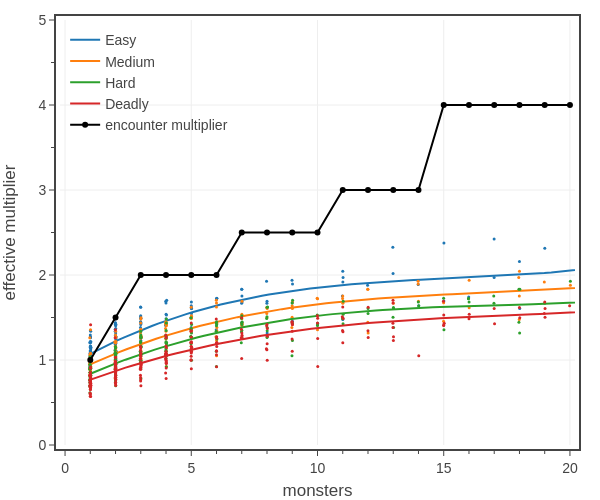

Notebook code for this chart:
### Code cell
# Fig. 5: Plots the effective encounter multiplier vs the number of monsters for official 5e XP

# pc stats
classes = list(PC_CLASSES.keys())
pc_data_file = f'../../_classes/xp-and-player-characters/pc data - Medium 2 short rests.json'
dfP = load_pc_data(pc_data_file, [
    'class','level',
    'hit points mean',
    'hit points multiplier',
    'damage per round mean',
    'attack bonus','armor class',
    'encounter XP mean'
])
dfP['adj hit points mean'] = dfP['hit points mean']*dfP['hit points multiplier']
dfP = dfP.rename({
    'adj hit points mean': 'adj HP', 
    'damage per round mean': 'adj DPR', 
    'attack bonus': 'adj AB', 
    'armor class': 'adj AC',
    'encounter XP mean': 'Encounter eXP',
}, axis=1)
for k in ENCOUNTER_DIFFICULTIES:
    xp_values = np.array(ENCOUNTER_DIFFICULTIES[k]['XP'])
    dfP[f'{k} XP'] = dfP.apply(lambda row: xp_values[row['level']-1], axis=1)
dfP[f'Encounter XP'] = 0.5*dfP[f'Daily XP']
dfP = dfP[dfP['class'].isin(classes)]
dfP = dfP[[
    'level','adj HP','adj DPR','adj AC','adj AB',
    'Encounter eXP','Easy XP','Medium XP','Hard XP','Deadly XP','Encounter XP','Daily XP']].groupby(['level']).mean()

# monster stats
dfM = pd.read_csv('../../assets/data/monsters.csv')
dfM = dfM[dfM['CR'].between(1, 28)]
dfM.sort_values(by='CR', inplace=True)
dfM = dfM[['CR','HP','adj HP','AC','adj AC','adj DPR','adj AB','XP']].groupby(['CR']).mean()

# create figure
fig = go.Figure()


#difficulties = ['Easy','Medium','Hard','Deadly']
difficulties = {
    'Easy':   ['Easy'  ,'Medium'     ],
    'Medium': ['Medium','Hard'       ],
    'Hard':   ['Hard'  ,'Deadly'     ],
    'Deadly': ['Deadly','Very Deadly'],
}
party_size = 4
levels = dfP.index.tolist()
crs = dfM.index.tolist()
colors = iter(COLORS)

data = {
    'difficulty': [],
    'PC level': [],
    'PC number': [],
    'PC XP min': [],
    'PC XP max': [],
    'monster CR': [],
    'monster number': [],
    'monster XP': [],
    'damage ratio': [],
    'XP ratio': [],
    'accuracy': [],
    'text': []
}
for difficulty in difficulties:
    for level in levels:
        for cr in crs:
            diff_min = difficulties[difficulty][0]
            diff_max = difficulties[difficulty][1]
            xp_min = ENCOUNTER_DIFFICULTIES[diff_min]['XP'][level-1]
            xp_max = ENCOUNTER_DIFFICULTIES[diff_max]['XP'][level-1]
            monster_xp = dfM['XP'][cr]
            n_monsters = np.round(party_size*0.5*(xp_max + xp_min)/monster_xp, 0)
            if n_monsters*monster_xp < party_size*xp_min: n_monsters += 1
            if n_monsters*monster_xp >= party_size*xp_max: n_monsters -= 1
            encounter_xp = n_monsters*monster_xp
            if encounter_xp >= party_size*xp_min and encounter_xp <= party_size*xp_max:
                data['difficulty'].append(difficulty)
                data['PC level'].append(level)
                data['PC number'].append(party_size)
                data['PC XP min'].append(xp_min)
                data['PC XP max'].append(xp_max)
                data['monster CR'].append(cr)
                data['monster XP'].append(monster_xp)
                data['damage ratio'].append(calc_damage_ratio(dfP, dfM, party_size*[level], cr))
                data['XP ratio'].append(calc_xp_ratio(dfP, dfM, party_size*[level], cr))
                data['monster number'].append(n_monsters)
                eff_multiplier = data['XP ratio'][-1]/data['damage ratio'][-1]
                data['accuracy'].append(eff_multiplier)
                data['text'].append(
                    f'<b>{difficulty}</b><br>'+
                    f'PCs: {party_size:.0f} @ level {level:.0f}<br>'+
                    f'NPCs: {n_monsters:.0f} @ CR {cr:.0f}<br>'+
                    f'effective EM: {eff_multiplier:.2f}'
                )

data['monster number'] = tfb.jitter(data['monster number'], 0.01)
dfA = pd.DataFrame(data)

for difficulty in difficulties:
    dfD = dfA[dfA['difficulty'].eq(difficulty) & dfA['monster number'].between(0.5, 30)]
    dfD = dfD.sort_values(by='monster number')

    fig = tfb.plot_data_and_spline(fig, 
        x=dfD['monster number'], 
        y=dfD['accuracy'],
        smooth_factor=1e3, 
        name=difficulty,
        legendgroup=difficulty,
        line=dict(color=next(colors), dash='solid', width=2),
        marker_size=3,
        hovertext=dfD['text'],
        hoverinfo='text',
    )

n_list = list(range(1,21))
y_list = [dmg5e.encounter_xp_multiplier(party_size, n) for n in n_list]
fig.add_scatter(
    x=n_list, 
    y=y_list,
    mode='markers+lines',
    name=f'encounter multiplier',
    line_color='black',
    hovertemplate=
        '<b>encounter multiplier</b><br>'+
        f'PCs: {party_size:.0f}<br>'+
        'NPCs: %{x:.0f}<br>'+
        'EM: %{y:.2f}'+
        '<extra></extra>'
)

# show figure
fig.update_layout(
    template=tfb.FIG_TEMPLATE,
    xaxis=dict(
        title_text='monsters',
        range=[-0.2, 20.2],
        tick0=0, dtick=5,
        minor=dict(tick0=0, dtick=1),
    ),
    yaxis=dict(
        title_text='effective multiplier',
        range=[0, 5],
        tick0=0, dtick=1, tickformat='.0f',
        minor=dict(tick0=0, dtick=0.5),
    ),
    legend=dict(
        yanchor='top',  y=0.99,
        xanchor='left', x=0.01,
        bgcolor='rgba(0,0,0,0)',
        orientation='v',
        tracegroupgap=0,
    ),
    width=600, 
    height=500,
)
fig.show(config=tfb.FIG_CONFIG)

# save figures
if SAVEFIGS:
    fig.update_layout(autosize=True, width=None, height=None)
    tfb.save_fig_html(fig, format='large', name=f'./fig-effective-xp-multiplier-large', marker_size=3)
    tfb.save_fig_html(fig, format='small', name=f'./fig-effective-xp-multiplier-small', marker_size=3)

### Figure 1 — Plotly figure (JSON) as saved in the notebook; plotly's stock layout.template omitted (floating-point values rounded to 4 significant figures; data arrays with more than 128 entries replaced by an {"elided": "..."} marker saying what was removed)
{"data": [{"hoverinfo": "text", "hovertext": {"elided": "176 str values"}, "legendgroup": "Easy", "line": {"color": "#1f77b4", "dash": "solid", "width": 2}, "marker": {"size": 3}, "mode": "markers", "name": "Easy", "showlegend": false, "type": "scatter", "x": {"elided": "176 float values"}, "y": {"elided": "176 float values"}}, {"hoverinfo": "skip", "hovertext": {"elided": "176 str values"}, "legendgroup": "Easy", "line": {"color": "#1f77b4", "dash": "solid", "width": 2}, "marker": {"size": 3}, "mode": "lines", "name": "Easy", "showlegend": true, "type": "scatter", "x": [0.9818, 1.255, 1.527, 1.8, 2.073, 2.346, 2.619, 2.891, 3.164, 3.437, 3.71, 3.983, 4.256, 4.528, 4.801, 5.074, 5.347, 5.62, 5.892, 6.165, 6.438, 6.711, 6.984, 7.256, 7.529, 7.802, 8.075, 8.348, 8.62, 8.893, 9.166, 9.439, 9.712, 9.984, 10.26, 10.53, 10.8, 11.08, 11.35, 11.62, 11.89, 12.17, 12.44, 12.71, 12.99, 13.26, 13.53, 13.8, 14.08, 14.35, 14.62, 14.9, 15.17, 15.44, 15.71, 15.99, 16.26, 16.53, 16.8, 17.08, 17.35, 17.62, 17.9, 18.17, 18.44, 18.71, 18.99, 19.26, 19.53, 19.81, 20.08, 20.35, 20.62, 20.9, 21.17, 21.44, 21.72, 21.99, 22.26, 22.53, 22.81, 23.08, 23.35, 23.62, 23.9, 24.17, 24.44, 24.72, 24.99, 25.26, 25.53, 25.81, 26.08, 26.35, 26.63, 26.9, 27.17, 27.44, 27.72, 27.99], "y": [1.07, 1.112, 1.153, 1.192, 1.23, 1.267, 1.302, 1.336, 1.369, 1.4, 1.431, 1.46, 1.488, 1.514, 1.54, 1.564, 1.588, 1.61, 1.631, 1.652, 1.671, 1.69, 1.708, 1.724, 1.74, 1.755, 1.77, 1.783, 1.796, 1.808, 1.82, 1.831, 1.841, 1.851, 1.86, 1.868, 1.876, 1.884, 1.891, 1.898, 1.904, 1.91, 1.916, 1.921, 1.926, 1.931, 1.935, 1.94, 1.944, 1.948, 1.952, 1.956, 1.96, 1.964, 1.967, 1.971, 1.975, 1.979, 1.983, 1.987, 1.992, 1.996, 2.001, 2.006, 2.011, 2.017, 2.023, 2.029, 2.036, 2.043, 2.05, 2.059, 2.067, 2.076, 2.086, 2.096, 2.107, 2.118, 2.13, 2.143, 2.157, 2.171, 2.186, 2.202, 2.219, 2.236, 2.255, 2.274, 2.295, 2.316, 2.338, 2.362, 2.386, 2.411, 2.438, 2.466, 2.495, 2.525, 2.556, 2.589]}, {"hoverinfo": "text", "hovertext": {"elided": "186 str values"}, "legendgroup": "Medium", "line": {"color": "#ff7f0e", "dash": "solid", "width": 2}, "marker": {"size": 3}, "mode": "markers", "name": "Medium", "showlegend": false, "type": "scatter", "x": {"elided": "186 float values"}, "y": {"elided": "186 float values"}}, {"hoverinfo": "skip", "hovertext": {"elided": "186 str values"}, "legendgroup": "Medium", "line": {"color": "#ff7f0e", "dash": "solid", "width": 2}, "marker": {"size": 3}, "mode": "lines", "name": "Medium", "showlegend": true, "type": "scatter", "x": [0.9697, 1.263, 1.556, 1.849, 2.142, 2.436, 2.729, 3.022, 3.315, 3.608, 3.901, 4.195, 4.488, 4.781, 5.074, 5.367, 5.661, 5.954, 6.247, 6.54, 6.833, 7.126, 7.42, 7.713, 8.006, 8.299, 8.592, 8.885, 9.179, 9.472, 9.765, 10.06, 10.35, 10.64, 10.94, 11.23, 11.52, 11.82, 12.11, 12.4, 12.7, 12.99, 13.28, 13.58, 13.87, 14.16, 14.46, 14.75, 15.04, 15.34, 15.63, 15.92, 16.21, 16.51, 16.8, 17.09, 17.39, 17.68, 17.97, 18.27, 18.56, 18.85, 19.15, 19.44, 19.73, 20.03, 20.32, 20.61, 20.91, 21.2, 21.49, 21.79, 22.08, 22.37, 22.66, 22.96, 23.25, 23.54, 23.84, 24.13, 24.42, 24.72, 25.01, 25.3, 25.6, 25.89, 26.18, 26.48, 26.77, 27.06, 27.36, 27.65, 27.94, 28.23, 28.53, 28.82, 29.11, 29.41, 29.7, 29.99], "y": [0.9463, 0.985, 1.022, 1.058, 1.093, 1.127, 1.16, 1.191, 1.221, 1.25, 1.278, 1.305, 1.331, 1.356, 1.38, 1.403, 1.425, 1.446, 1.466, 1.486, 1.504, 1.522, 1.539, 1.555, 1.57, 1.584, 1.598, 1.611, 1.624, 1.636, 1.647, 1.658, 1.668, 1.677, 1.686, 1.695, 1.703, 1.71, 1.717, 1.724, 1.73, 1.736, 1.742, 1.747, 1.752, 1.757, 1.761, 1.765, 1.769, 1.773, 1.777, 1.781, 1.784, 1.787, 1.791, 1.794, 1.797, 1.8, 1.804, 1.807, 1.811, 1.814, 1.818, 1.821, 1.825, 1.83, 1.834, 1.839, 1.843, 1.849, 1.854, 1.86, 1.866, 1.872, 1.879, 1.887, 1.894, 1.903, 1.911, 1.921, 1.931, 1.941, 1.952, 1.963, 1.976, 1.989, 2.002, 2.016, 2.031, 2.047, 2.064, 2.081, 2.099, 2.118, 2.138, 2.158, 2.18, 2.203, 2.226, 2.251]}, {"hoverinfo": "text", "hovertext": {"elided": "206 str values"}, "legendgroup": "Hard", "line": {"color": "#2ca02c", "dash": "solid", "width": 2}, "marker": {"size": 3}, "mode": "markers", "name": "Hard", "showlegend": false, "type": "scatter", "x": {"elided": "206 float values"}, "y": {"elided": "206 float values"}}, {"hoverinfo": "skip", "hovertext": {"elided": "206 str values"}, "legendgroup": "Hard", "line": {"color": "#2ca02c", "dash": "solid", "width": 2}, "marker": {"size": 3}, "mode": "lines", "name": "Hard", "showlegend": true, "type": "scatter", "x": [0.9778, 1.261, 1.544, 1.827, 2.11, 2.393, 2.677, 2.96, 3.243, 3.526, 3.809, 4.092, 4.375, 4.658, 4.942, 5.225, 5.508, 5.791, 6.074, 6.357, 6.64, 6.923, 7.207, 7.49, 7.773, 8.056, 8.339, 8.622, 8.905, 9.188, 9.472, 9.755, 10.04, 10.32, 10.6, 10.89, 11.17, 11.45, 11.74, 12.02, 12.3, 12.59, 12.87, 13.15, 13.44, 13.72, 14.0, 14.28, 14.57, 14.85, 15.13, 15.42, 15.7, 15.98, 16.27, 16.55, 16.83, 17.12, 17.4, 17.68, 17.97, 18.25, 18.53, 18.81, 19.1, 19.38, 19.66, 19.95, 20.23, 20.51, 20.8, 21.08, 21.36, 21.65, 21.93, 22.21, 22.5, 22.78, 23.06, 23.34, 23.63, 23.91, 24.19, 24.48, 24.76, 25.04, 25.33, 25.61, 25.89, 26.18, 26.46, 26.74, 27.03, 27.31, 27.59, 27.87, 28.16, 28.44, 28.72, 29.01], "y": [0.8358, 0.8716, 0.9063, 0.9398, 0.9723, 1.004, 1.034, 1.064, 1.092, 1.119, 1.146, 1.171, 1.196, 1.219, 1.242, 1.264, 1.285, 1.305, 1.325, 1.343, 1.361, 1.378, 1.395, 1.41, 1.425, 1.439, 1.453, 1.466, 1.478, 1.49, 1.501, 1.511, 1.521, 1.531, 1.54, 1.548, 1.556, 1.564, 1.571, 1.577, 1.583, 1.589, 1.595, 1.6, 1.605, 1.609, 1.613, 1.617, 1.621, 1.624, 1.628, 1.631, 1.633, 1.636, 1.639, 1.641, 1.643, 1.645, 1.648, 1.65, 1.652, 1.654, 1.656, 1.658, 1.66, 1.662, 1.664, 1.667, 1.669, 1.672, 1.675, 1.678, 1.681, 1.684, 1.688, 1.692, 1.696, 1.7, 1.705, 1.71, 1.715, 1.721, 1.727, 1.733, 1.74, 1.748, 1.755, 1.764, 1.772, 1.782, 1.791, 1.802, 1.813, 1.824, 1.836, 1.849, 1.862, 1.876, 1.891, 1.906]}, {"hoverinfo": "text", "hovertext": {"elided": "228 str values"}, "legendgroup": "Deadly", "line": {"color": "#d62728", "dash": "solid", "width": 2}, "marker": {"size": 3}, "mode": "markers", "name": "Deadly", "showlegend": false, "type": "scatter", "x": {"elided": "228 float values"}, "y": {"elided": "228 float values"}}, {"hoverinfo": "skip", "hovertext": {"elided": "228 str values"}, "legendgroup": "Deadly", "line": {"color": "#d62728", "dash": "solid", "width": 2}, "marker": {"size": 3}, "mode": "lines", "name": "Deadly", "showlegend": true, "type": "scatter", "x": [0.9822, 1.265, 1.548, 1.831, 2.114, 2.397, 2.68, 2.964, 3.247, 3.53, 3.813, 4.096, 4.379, 4.662, 4.945, 5.228, 5.511, 5.794, 6.077, 6.36, 6.643, 6.926, 7.209, 7.492, 7.775, 8.058, 8.341, 8.624, 8.907, 9.19, 9.474, 9.757, 10.04, 10.32, 10.61, 10.89, 11.17, 11.45, 11.74, 12.02, 12.3, 12.59, 12.87, 13.15, 13.44, 13.72, 14.0, 14.29, 14.57, 14.85, 15.13, 15.42, 15.7, 15.98, 16.27, 16.55, 16.83, 17.12, 17.4, 17.68, 17.96, 18.25, 18.53, 18.81, 19.1, 19.38, 19.66, 19.95, 20.23, 20.51, 20.8, 21.08, 21.36, 21.64, 21.93, 22.21, 22.49, 22.78, 23.06, 23.34, 23.63, 23.91, 24.19, 24.47, 24.76, 25.04, 25.32, 25.61, 25.89, 26.17, 26.46, 26.74, 27.02, 27.31, 27.59, 27.87, 28.15, 28.44, 28.72, 29.0], "y": [0.7666, 0.797, 0.8266, 0.8552, 0.8831, 0.9101, 0.9363, 0.9616, 0.9862, 1.01, 1.033, 1.055, 1.077, 1.098, 1.118, 1.137, 1.156, 1.174, 1.192, 1.209, 1.225, 1.241, 1.256, 1.27, 1.284, 1.297, 1.31, 1.322, 1.334, 1.346, 1.356, 1.367, 1.377, 1.386, 1.395, 1.404, 1.412, 1.42, 1.428, 1.435, 1.442, 1.448, 1.455, 1.46, 1.466, 1.472, 1.477, 1.482, 1.486, 1.491, 1.495, 1.499, 1.503, 1.507, 1.511, 1.514, 1.518, 1.521, 1.525, 1.528, 1.531, 1.534, 1.537, 1.54, 1.544, 1.547, 1.55, 1.553, 1.557, 1.56, 1.563, 1.567, 1.571, 1.575, 1.579, 1.583, 1.587, 1.592, 1.597, 1.602, 1.607, 1.612, 1.618, 1.624, 1.63, 1.637, 1.644, 1.651, 1.659, 1.667, 1.675, 1.684, 1.693, 1.703, 1.713, 1.723, 1.734, 1.746, 1.757, 1.77]}, {"hovertemplate": "<b>encounter multiplier</b><br>PCs: 4<br>NPCs: %{x:.0f}<br>EM: %{y:.2f}<extra></extra>", "line": {"color": "black"}, "mode": "markers+lines", "name": "encounter multiplier", "type": "scatter", "x": [1, 2, 3, 4, 5, 6, 7, 8, 9, 10, 11, 12, 13, 14, 15, 16, 17, 18, 19, 20], "y": [1, 1.5, 2, 2, 2, 2, 2.5, 2.5, 2.5, 2.5, 3, 3, 3, 3, 4, 4, 4, 4, 4, 4]}], "layout": {"height": 500, "legend": {"bgcolor": "rgba(0,0,0,0)", "orientation": "v", "tracegroupgap": 0, "x": 0.01, "xanchor": "left", "y": 0.99, "yanchor": "top"}, "width": 600, "xaxis": {"dtick": 5, "minor": {"dtick": 1, "tick0": 0}, "range": [-0.2, 20.2], "tick0": 0, "title": {"text": "monsters"}}, "yaxis": {"dtick": 1, "minor": {"dtick": 0.5, "tick0": 0}, "range": [0, 5], "tick0": 0, "tickformat": ".0f", "title": {"text": "effective multiplier"}}}}
